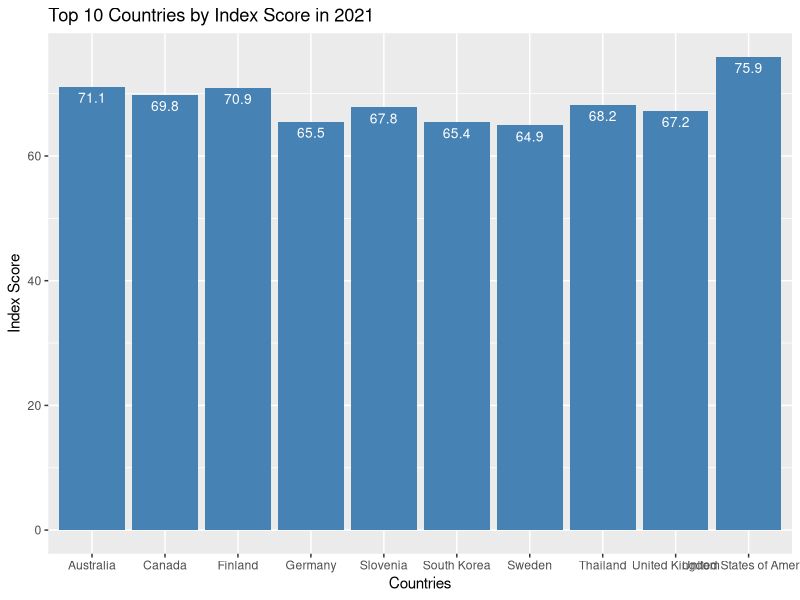

R code for this plot:
library(ggplot2)

# pass in dataset needed for bar chart
top_10_scores_2021 <- read.csv("data/Top-10-GHS-Index-2021.csv")

# create a bar chart for the top 10 index scores in the year 2021
barchart <- ggplot(top_10_scores_2021, aes(x = Country, y = OVERALL.SCORE)) +
  geom_bar(stat="identity", fill="steelblue") +
  geom_text(aes(label=OVERALL.SCORE), vjust = 1.6, color = "white", size = 3.5) +
  labs(
    x = "Countries", 
    y = "Index Score",
    title = "Top 10 Countries by Index Score in 2021"
  )
